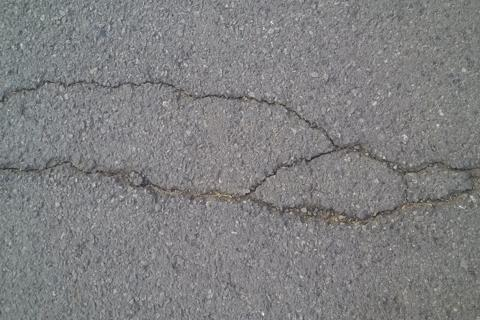
#> input picture latex_template_for_degree_thesis/pic/input-filter.png, 480 x 320 px
$ python img-filter.py
#> lines starting #> are read from the running program, lines starting #| are printed output that depends on the picture
import numpy as np
import cv2

input_image_path = 'input-filter.png'
image = cv2.imread(input_image_path, cv2.IMREAD_COLOR)
#> image is the input picture: shape (320, 480, 3); mean B, G, R 129.1, 128.1, 127.9


if image is None:
    print(f"Error: Unable to load image {input_image_path}")
    exit()


mean_filtered_image = cv2.blur(image, (5, 5))
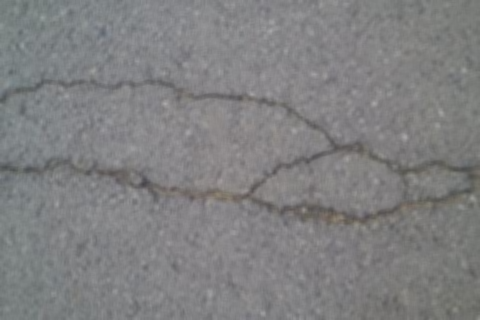
#> mean_filtered_image: shape (320, 480, 3); mean B, G, R 129.1, 128.1, 127.9


median_filtered_image = cv2.medianBlur(image, 5)


gaussian_filtered_image = cv2.GaussianBlur(image, (5, 5), 0)


output_mean_path = 'mean_filtered.png'
output_median_path = 'median_filtered.png'
output_gaussian_path = 'gaussian_filtered.png'

cv2.imwrite(output_mean_path, mean_filtered_image)
cv2.imwrite(output_median_path, median_filtered_image)
cv2.imwrite(output_gaussian_path, gaussian_filtered_image)

print(f"Filtered images saved as {output_mean_path}, {output_median_path}, and {output_gaussian_path}")
